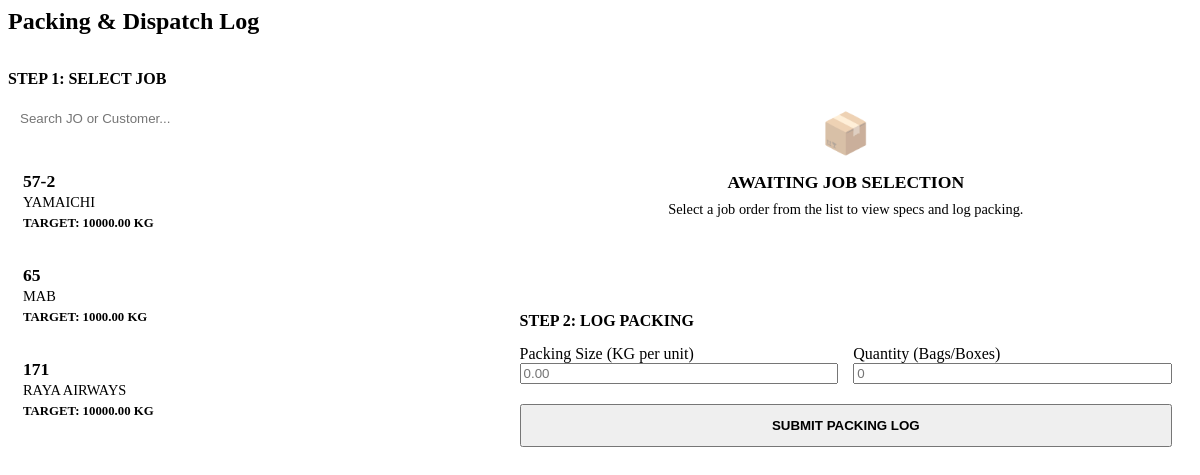
/get-packing/, run on an earlier commit of the app's database.
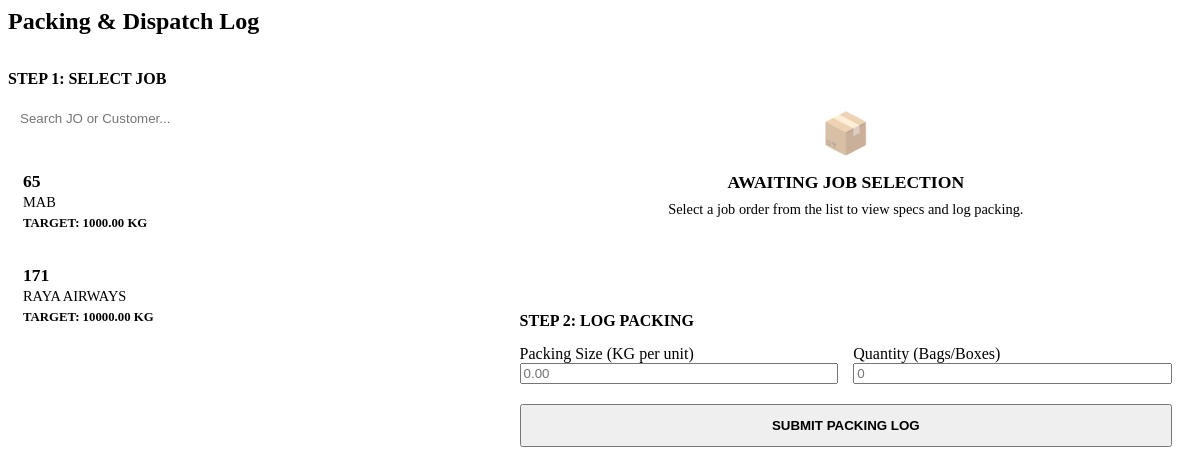
And on a later commit of the database.
### production/models.py (models this page shows, shortened)
class JobOrder(models.Model):
    jo_number = models.CharField(max_length=20, unique=True)
    customer = models.CharField(max_length=100)
    po_number = models.CharField(max_length=50, blank=True, default="-")
    target_delivery_date = models.DateField(null=True, blank=True)
    product_dimension = models.CharField(max_length=100, default="", help_text="e.g., 230 x 240 x 0.03")
    recipe = models.ForeignKey(Recipe, on_delete=models.SET_NULL, null=True, blank=True)
    printing_required = models.BooleanField(default=False)
    sealing_required = models.BooleanField(default=False)
    slitting_required = models.BooleanField(default=False)
    remarks = models.TextField(blank=True, default="-")
    wastage_buffer_percent = models.DecimalField(max_digits=5, decimal_places=2, default=10.00)
    order_quantity_kg = models.DecimalField(max_digits=10, decimal_places=2)
    total_est_material_kg = models.DecimalField(max_digits=10, decimal_places=2, editable=False, default=0)
    total_cutting_wastage_kg = models.DecimalField(max_digits=10, decimal_places=2, default=0)
    total_extruded_kg = models.DecimalField(max_digits=10, decimal_places=2, default=0)
    total_cut_kg = models.DecimalField(max_digits=10, decimal_places=2, default=0)
    total_packed_kg = models.DecimalField(max_digits=10, decimal_places=2, default=0)
    total_shipped_kg = models.DecimalField(max_digits=10, decimal_places=2, default=0)
    is_completed = models.BooleanField(default=False, help_text="Mark as true when the entire order is finished.")

### production/views.py (the view)
# urls.py: path('get-packing/', views.get_packing_form, name='get_packing'),
def get_packing_form(request):
    job_orders = JobOrder.objects.filter(
        is_completed=False,
        total_cut_kg__gt=F('total_packed_kg')
    ).order_by('-id')[:20]
    return render(request, 'production/partials/packing_form.html', {'job_orders': job_orders, 'dept': 'packing'})

### production/templates/production/partials/packing_form.html (shortened to what this page needs)
<div class="panel">
    <div class="panel-header" style="border-bottom: 2px solid var(--border-soft); padding-bottom: 15px; margin-bottom: 20px;">
        <h2 style="margin: 0; color: var(--text-primary);">Packing & Dispatch Log</h2>
    </div>
    <form hx-post="{% url 'submit_packing' %}" hx-target="#feedback-container" hx-disabled-elt="#packing-submit-btn">
        <div style="display: grid; grid-template-columns: 1fr 1.5fr; gap: 30px;">
            <div style="border-right: 2px solid var(--border-soft); padding-right: 30px;">
                <h3 style="margin-top: 0; color: var(--text-muted); font-size: 1rem; margin-bottom: 15px;">STEP 1: SELECT JOB</h3>
                <input type="text" name="q" placeholder="Search JO or Customer..."
                       hx-get="{% url 'search_jobs' %}?dept=packing"
                       hx-target="#packing-jo-list"
                       hx-trigger="keyup changed delay:300ms"
                       hx-params="q"
                       style="width: 100%; border: 1px solid var(--border-hard); padding: 8px 12px; border-radius: 4px; margin-bottom: 15px;">
                <div id="packing-jo-list" style="max-height: 450px; overflow-y: auto; border-top: 1px dashed var(--border-soft); padding-top: 10px;">
                    {% include 'production/partials/job_radio_list.html' %}
                </div>
            </div>
            <div>
                <div id="job-specs-container">
                    <div style="padding: 40px 20px; text-align: center; color: var(--text-muted); border: 2px dashed var(--border-soft); border-radius: var(--radius); margin-bottom: 20px;">
                        <div style="font-size: 2.5rem; margin-bottom: 15px; opacity: 0.5;">📦</div>
                        <p style="font-weight: bold; text-transform: uppercase; margin: 0; font-size: 1.1rem;">Awaiting Job Selection</p>
                        <p style="font-size: 0.9rem; color: var(--border-hard); margin-top: 8px;">Select a job order from the list to view specs and log packing.</p>
                    </div>
                </div>
                <div style="background: var(--bg-floor); padding: 20px; border-radius: var(--radius); border: 1px solid var(--border-soft);">
                    <h3 style="margin-top: 0; margin-bottom: 15px; font-size: 1rem; color: var(--text-muted);">STEP 2: LOG PACKING</h3>
                    <div style="display: grid; grid-template-columns: 1fr 1fr; gap: 15px;">
                        <div>
                            <label class="input-label">Packing Size (KG per unit)</label>
                            <input type="number" name="packing_size" step="0.01" min="0.01" required class="text-mono" placeholder="0.00" style="width: 100%;" value="{{ request.POST.packing_size|default:'' }}">
                        </div>
                        <div>
                            <label class="input-label">Quantity (Bags/Boxes)</label>
                            <input type="number" name="quantity" step="1" min="1" required class="text-mono" placeholder="0" style="width: 100%;" value="{{ request.POST.quantity|default:'' }}">
                        </div>
                    </div>
                    <button id="packing-submit-btn" type="submit" class="btn btn-primary" style="margin-top: 20px; width: 100%; padding: 12px; font-weight: bold;">SUBMIT PACKING LOG</button>
                </div>
            </div>
        </div>
    </form>
</div>

### production/templates/production/partials/job_radio_list.html (shortened to what this page needs)
<div style="max-height: 400px; overflow-y: auto; padding-right: 10px;">
    {% for jo in job_orders %}
    <div>
        <label for="jo_{{ jo.id }}" class="radio-label">
            <div style="font-weight: bold; font-size: 1.1rem; color: var(--text-primary);">{{ jo.jo_number }}</div>
            <div style="color: var(--text-muted); font-size: 0.9rem; margin-top: 2px;">{{ jo.customer }}</div>
            <div class="text-mono" style="font-size: 0.8rem; color: var(--action-blue); margin-top: 5px; font-weight: bold;">
                TARGET: {{ jo.order_quantity_kg }} KG
            </div>
        </label>
    </div>
    {% empty %}
    <div style="padding: 15px; text-align: center; color: var(--text-muted); font-style: italic;">
        No pending jobs found.
    </div>
    {% endfor %}
</div>

What changed in the data, as far as the page shows it:
no longer on this page (row edited): JobOrder: jo_number "57-2", customer "YAMAICHI", order_quantity_kg "10000.00"
